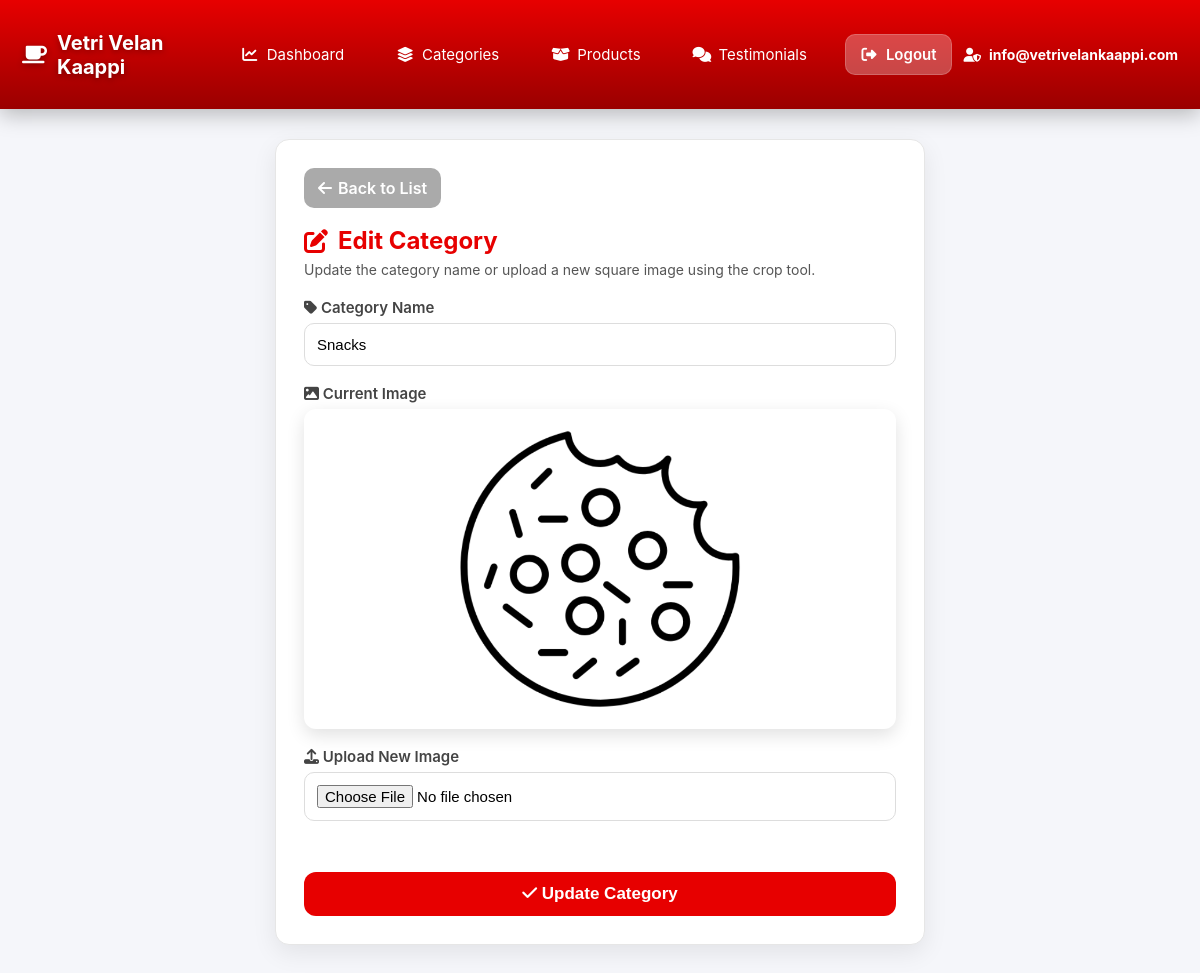
Page /admin/category-edit.php?id=41 (signed in) on the committed database.
### tables this page shows
CREATE TABLE `categories` (
  `category_id` int(11) NOT NULL,
  `category_name` varchar(255) NOT NULL,
  `category_image` varchar(255) DEFAULT NULL,
  `status` tinyint(4) DEFAULT 1,
  `created_at` timestamp NOT NULL DEFAULT current_timestamp()
);

### admin/category-edit.php (the view, shortened to what this page needs)
<?php
include("config/db.php");
$id = $_GET['id'];
$query = mysqli_query($conn, "SELECT * FROM categories WHERE category_id = $id");
$data = mysqli_fetch_assoc($query);
?>
<!DOCTYPE html>
<html lang="en">
<head>
<link rel="stylesheet" href="https://cdnjs.cloudflare.com/ajax/libs/font-awesome/6.5.0/css/all.min.css">
<link rel="stylesheet" href="https://cdnjs.cloudflare.com/ajax/libs/cropperjs/1.5.13/cropper.min.css" />
</head>
<body>
<?php include("topbar.php"); ?>
<div class="main">
    <div class="container-box">
        <a href="category-view.php" class="btn-back"><i class="fa-solid fa-arrow-left"></i> Back to List</a>
        <div class="page-header">
            <h2><i class="fa-solid fa-pen-to-square"></i> Edit Category</h2>
            <p>Update the category name or upload a new square image using the crop tool.</p>
        </div>
        <form method="POST">
            <label><i class="fa-solid fa-tag"></i> Category Name</label>
            <input type="text" name="category_name" class="form-control"
                   value="<?= $data['category_name'] ?>" required>
            <label><i class="fa-solid fa-image"></i> Current Image</label>
            <?php if ($data['category_image'] != "") { ?>
                <img src="uploads/category/<?= $data['category_image'] ?>" class="current-image">
            <?php } else { echo "No Image"; } ?>
            <label><i class="fa-solid fa-upload"></i> Upload New Image</label>
            <input type="file" id="upload-image" class="form-control" accept="image/*">
            <button type="submit" name="update" class="btn-submit">
                <i class="fa-solid fa-check"></i> Update Category
            </button>
        </form>
    </div>
</div>
</body>
</html>

### admin/category-edit.php (style rules this page uses)
body { margin: 0; padding: 0; background: #f5f6fa; font-family: "Inter", sans-serif; }
.main { padding: 30px; }
.container-box { width: 100%; max-width: 650px; margin: auto; background: #fff; padding: 28px; border-radius: 14px; border: 1px solid #e6e6e6; box-shadow: 0 8px 25px rgba(0,0,0,0.08); animation: fadeIn 0.5s ease; }
.page-header { margin-bottom: 20px; }
.page-header h2 { margin: 0; font-size: 24px; font-weight: 700; color: #E70000; display: flex; align-items: center; gap: 10px; }
.page-header p { margin-top: 6px; font-size: 14px; color: #555; }
label { display: block; margin-top: 18px; margin-bottom: 6px; font-weight: 600; font-size: 15px; color: #444; }
.form-control { width: 100%; padding: 12px; border-radius: 10px; border: 1px solid #ddd; font-size: 15px; transition: 0.25s ease; }
#preview-image, .current-image { width: 100%; max-height: 320px; object-fit: contain; display: block; border-radius: 12px; box-shadow: 0 6px 18px rgba(0,0,0,0.12); margin-bottom: 12px; }
.btn-submit { margin-top: 25px; padding: 12px 18px; width: 100%; border: none; outline: none; background: #E70000; color: white; font-size: 17px; font-weight: 700; border-radius: 12px; cursor: pointer; transition: 0.25s ease; }
.btn-back { display: inline-flex; align-items: center; gap: 6px; margin-bottom: 18px; padding: 10px 14px; background: #aaa; color: #fff; border-radius: 10px; text-decoration: none; font-weight: 600; transition: 0.25s; }

### admin/topbar.php (style rules this page uses)
:root { --gap: 24px; --break: 992px; }
* { box-sizing:border-box }
body { margin:0;font-family:Inter, system-ui, -apple-system, "Segoe UI", Roboto, "Helvetica Neue", Arial; }

### rows in the picture
categories: category_name "Snacks", category_image (picture)

### other values in the picture
$_SESSION['admin'] "info@vetrivelankaappi.com"
